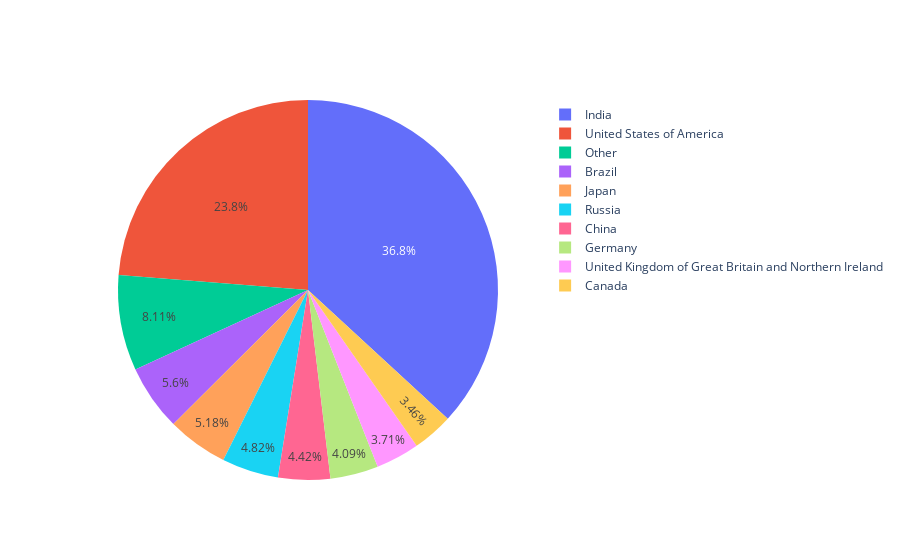

Notebook source saved alongside this figure:
### Markdown cell above
# Top 10 Countries with the majority of respondent

### Code cell
labels = mcr2['Q3'].value_counts()[:10].index
values = mcr2['Q3'].value_counts()[:10]

fig = go.Figure(data=[go.Pie(labels=labels, values=values)])
fig.show()

### Figure 1 — Plotly figure (JSON) as saved in the notebook; plotly's stock layout.template omitted (floating-point values rounded to 4 significant figures)
{"data": [{"labels": ["India", "United States of America", "Other", "Brazil", "Japan", "Russia", "China", "Germany", "United Kingdom of Great Britain and Northern Ireland", "Canada"], "type": "pie", "values": [4786, 3085, 1054, 728, 673, 626, 574, 531, 482, 450]}], "layout": {}}
